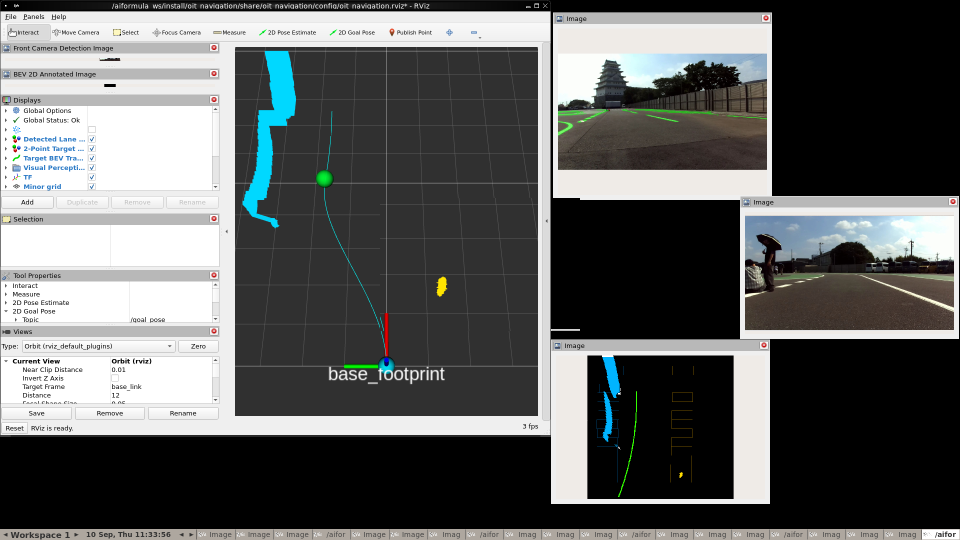
#> input picture rviz_latest_screen.png, 1920 x 1080 px (shown at 1/2 size)
$ python -i topo_visual_motion.py   (imports and definitions only)
#> lines starting #> are read from the running program, lines starting #| are printed output that depends on the picture; after the words box and inside, x2 and y2 are one past the last pixel; in counts of white or black regions, pixels touching at a corner belong together
#!/usr/bin/env python3
"""
topo_visual_motion.py - カメラ映像だけから, 前のコマからどれだけ前へ進んだかを測る (区間推定の「進み幅」に使う)

やり方:
  1. 画像の下側 (地面) を真上から見た図に直す (カメラの高さ 0.56 m と内部パラメータは車載と同じ. 0.85〜4.0 m 先, 2 cm/画素)
  2. 大きな明るさのむら (影, 逆光) を引き, 白飛び (太陽, フレア) を隠して, 細かい模様 (白線の縁, 横断歩道, 路面) だけにする
  3. 今のコマの手前側を, 前のコマで「どれだけ遠くにあったか」(0.04〜0.8 m) を総当たりで探す
  4. 一番よく合うずらし量が, 他のずらし量よりはっきり良いときだけ「測れた」とする
     (破線の端や横断歩道が見えているとき. 進む向きに伸びる実線だけでは前後のずれが分からない)
  ずらさない (0) ときの合い方 c0 も返す. 止まっていればここが一番よく合う

位置を足し合わせることはしない (1 コマごとの進み幅だけ). 天候や時間帯は, 0.2 秒前の自分の画像と比べるので関係しにくい.
"""

import math

import cv2
import numpy as np

# カメラ (車載 lane_detector_params.yaml と同じ. 640x360)
FX, CX, CY, H, CAMX, PIT = 733.26 / 3, 980.22 / 3, 516.63 / 3, 0.56, 0.055, math.radians(0.55)
RES = 0.02                      # 真上から見た図の 1 画素 [m]
X0, X1, YW = 0.85, 4.0, 2.4     # 使う地面の範囲: 前 0.85〜4.0 m, 左右 ±2.4 m
MAX_SHIFT = 40                  # 1 コマで探す最大の進み [画素] (0.8 m)
MIN_SHIFT = 2                   # 0 付近 (画像に居座る模様と区別できない) は探さない
SIDE = 10                       # 横のずれを探す幅 [画素]


def to_image(x, y):
    xr = x - CAMX
    zc = math.cos(PIT) * xr + math.sin(PIT) * H
    yd = -(math.sin(PIT) * xr - math.cos(PIT) * H)
    return CX + FX * (-y) / zc, CY + FX * yd / zc


BW, BH = int(2 * YW / RES), int((X1 - X0) / RES)
_PTS = [(X0, -1.5), (X0, 1.5), (X1, -1.5), (X1, 1.5)]
_HM = cv2.getPerspectiveTransform(np.float32([to_image(*p) for p in _PTS]),
                                  np.float32([((YW - y) / RES, (X1 - x) / RES) for x, y in _PTS]))
#> further down, picture is the input picture: shape (1080, 1920, 3); mean B, G, R 96.5, 96.9, 95.1
_VALID = cv2.erode((cv2.warpPerspective(np.full((360, 640), 255, np.uint8), _HM, (BW, BH)) > 0).astype(np.uint8),
                   np.ones((9, 9), np.uint8))


def prepare(bgr):
    """1 コマを, 真上から見た細かい模様の図とその有効範囲にする."""
    g = cv2.cvtColor(cv2.resize(bgr, (640, 360)), cv2.COLOR_BGR2GRAY).astype(np.float32)
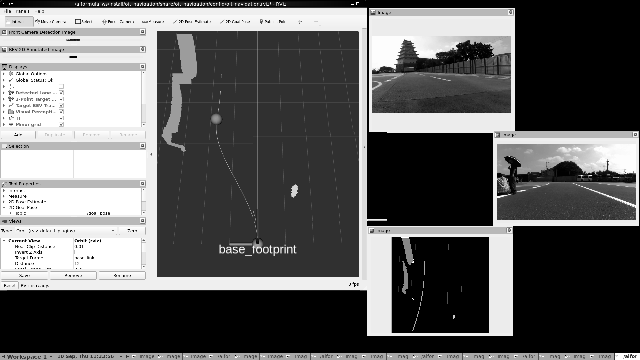
#> g: shape (360, 640) float32; min 0, max 255, mean 96.1
    sat = cv2.dilate((g > 230).astype(np.uint8), np.ones((15, 15), np.uint8))
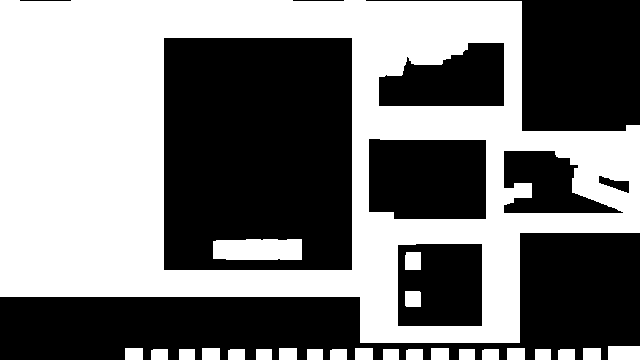
#> sat: shape (360, 640); values 0 (black) and 1 (white), 48% white; 24 white regions, largest, box (x1, y1, x2, y2) and area: (0, 0, 640, 343) 104148, (213, 239, 302, 260) 1807, (608, 346, 640, 360) 448
    g = cv2.GaussianBlur(g, (0, 0), 1.0)
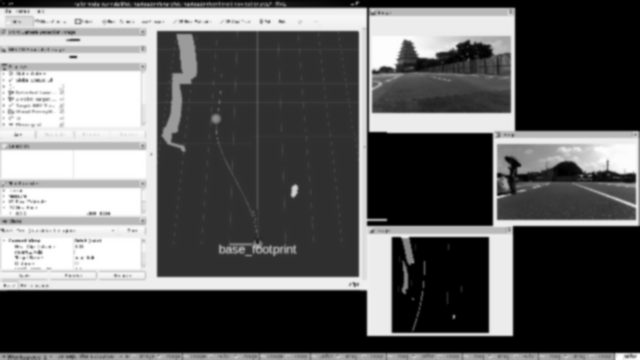
#> g: shape (360, 640) float32; min 0, max 255, mean 96.2; drawn with min black and max white
    g = g - cv2.GaussianBlur(g, (0, 0), 6)
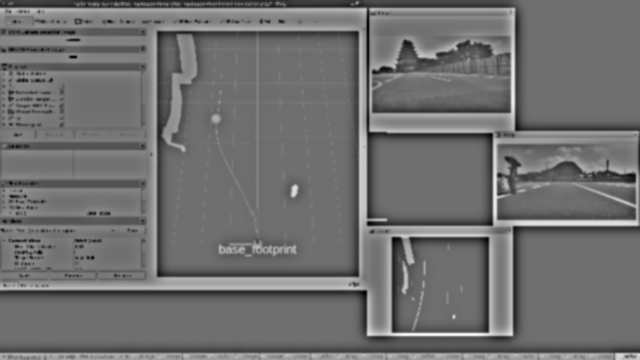
#> g: shape (360, 640) float32; min -128.6, max 164.2, mean 0; drawn with min black and max white
    b = cv2.warpPerspective(g, _HM, (BW, BH), flags=cv2.INTER_AREA)
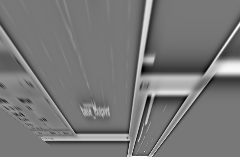
#> b: shape (157, 240) float32; min -123.3, max 137.9, mean -0.6; drawn with min black and max white
    m = _VALID * cv2.warpPerspective(1 - sat, _HM, (BW, BH), flags=cv2.INTER_NEAREST)
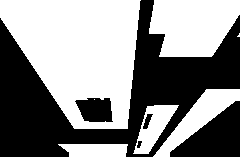
#> m: shape (157, 240); values 0 (black) and 1 (white), 54% white; 5 black regions, box (x1, y1, x2, y2) and area: (0, 0, 240, 157) 14273, (170, 101, 240, 157) 2235, (75, 98, 113, 122) 728, (143, 114, 153, 129) 74, (137, 141, 142, 148) 24
    return (b * m).astype(np.float32), m


def measure(prev, cur):
    """前のコマ -> 今のコマで前へ進んだ量 dx [m] と, その確からしさ (sharp), ずらさないときの合い方 c0."""
    a, ma = prev
    b, mb = cur
    m = (ma * mb).astype(bool)
    if m.sum() < 2000:
        return None
    c0 = float(np.corrcoef(a[m], b[m])[0, 1])
    tpl = b[MAX_SHIFT:BH - 2, SIDE:BW - SIDE]
    if tpl.std() < 1e-3:
        return None
    res = cv2.matchTemplate(a[2:BH - 2, :], tpl, cv2.TM_CCOEFF_NORMED)
    s_of = MAX_SHIFT - 2 - np.arange(res.shape[0])          # res の行 -> 進み [画素]
    keep = s_of >= MIN_SHIFT
    sub, s_sub = res[keep], s_of[keep]
    r, c = np.unravel_index(int(np.argmax(sub)), sub.shape)
    best = float(sub[r, c])
    s = float(s_sub[r])
    if 0 < r < sub.shape[0] - 1:                             # 放物線で小数まで
        c_0, c_1, c_2 = sub[r - 1, c], sub[r, c], sub[r + 1, c]
        den = c_0 - 2 * c_1 + c_2
        if abs(den) > 1e-6:
            s += 0.5 * (c_0 - c_2) / den
    prof = sub[:, c]
    far = np.concatenate([prof[:max(0, r - 3)], prof[r + 4:]])
    sharp = float(best - np.median(far)) if len(far) else 0.0
    return dict(dx=round(s * RES, 3), best=round(best, 3), sharp=round(sharp, 3), c0=round(c0, 3))

>>> import cv2
>>> picture = cv2.imread('../rviz_latest_screen.png')
>>> result = prepare(picture)

$ run again, on rviz_1900_verified.png
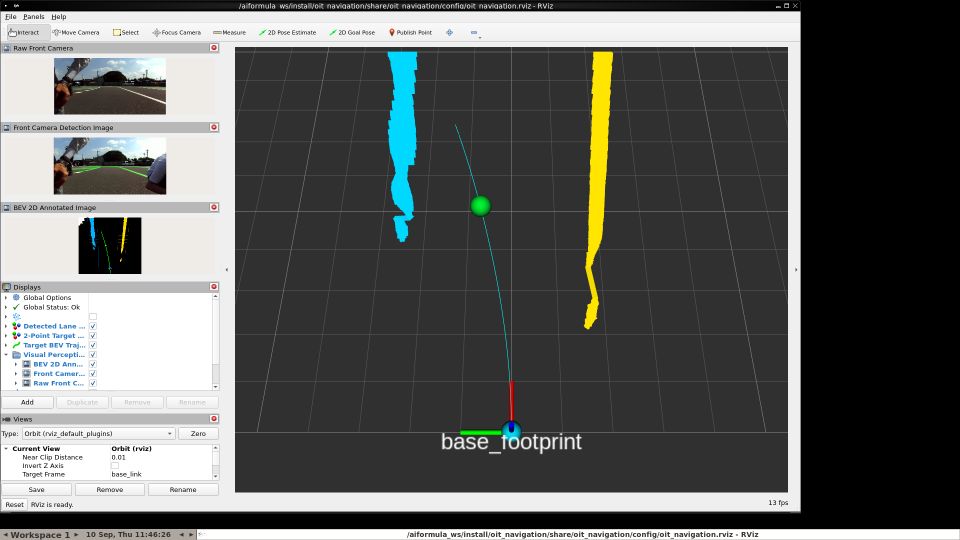
#> input picture rviz_1900_verified.png, 1920 x 1080 px (shown at 1/2 size)
#> picture is the input picture: shape (1080, 1920, 3); mean B, G, R 93.9, 95.6, 93.9
#> in prepare, `sat = cv2.dilate((g > 230).astype(np.uint8), np.ones((15, 15), np.uint..`:
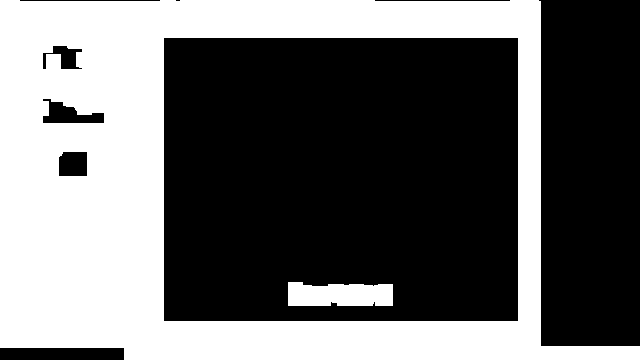
#> sat: shape (360, 640); values 0 (black) and 1 (white), 41% white; 2 white regions, box (x1, y1, x2, y2) and area: (0, 0, 640, 360) 92260, (288, 282, 393, 306) 2254
#> in prepare, `m = _VALID * cv2.warpPerspective(1 - sat, _HM, (BW, BH), flags=cv2.INT..`:
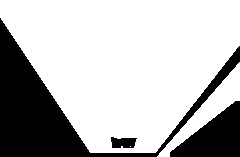
#> m: shape (157, 240); values 0 (black) and 1 (white), 73.2% white; 3 black regions, box (x1, y1, x2, y2) and area: (0, 18, 240, 157) 7643, (170, 101, 240, 157) 2235, (111, 137, 137, 148) 231
